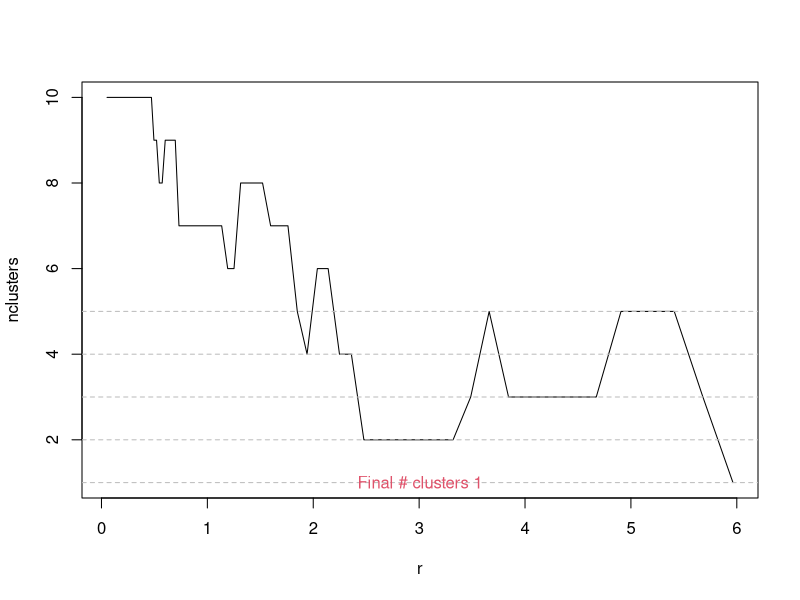

The R source for this figure:
# one more

rm(list = ls())
cat('\014')
# functions ---------------------------------------------------------------

mydist = function(x,y){
  return(sqrt(sum((x-y)^2)))
}

myprint = function(x,y){
  print(paste0(x,  paste0(y, collapse = " ")))
}

overlap = function(x, r, df){
  tmp = apply(df, 1, mydist, y = x)
  # tmp = tmp < r & tmp != 0
  tmp = tmp < r
  return(tmp)
}

multiplyrows = function(x){
  
}

# data --------------------------------------------------------------------

df = iris[, 1:4]
df = as.matrix(df)
resp = iris$Species

# df = OrchardSprays[,1:3]
# resp = OrchardSprays$treatment



# parameters --------------------------------------------------------------

N = .3 * nrow(df) # number of spheres
r = .05 # initial radius
dr = 1.05 # delta radius
nclusters = NULL
maxrun = 200



# count chain -------------------------------------------------------------

x = sample(1:nrow(df), 10, replace = F) # spheres



run = 0
cond = T
while(cond){
  run = run + 1
  cat('--------------------\n')
  cat(paste0('Run: ', run, '\n'))
  
  # tmp = apply(df, 1, mydist, y = x)
  sets = apply(df[x,], 1, overlap, r = r[length(r)], df = df[x,])
  if(is.list(sets)){
    names(sets) = paste0('pt', x)
  }
  if(is.matrix(sets)){
    colnames(sets) = paste0('pt', x)
    rownames(sets) = paste0('pt', x)
  }

  # resulsts
  r = c(r, r[length(r)] * dr)
  nclusters = c(nclusters, qr(sets)$rank) # old
  
  # rm(sets)
  print(nclusters[length(nclusters)])
  
  # condition
  if(run > maxrun){
    cat(paste0('Maximum iteration ', maxrun, ' reached.\n'))
    cond = F
  }
  if(nclusters[length(nclusters)] == 1){
    cat('Entire data set wrapped. One cluster.\n')
    cond = F
  }
  
  readline('next:')
}

r = r[-1]

# explore -----------------------------------------------------------------

plot(r, nclusters, type = 'l')
abline(h = 1:5, col = 'grey', lty = 2)
text(x = mean(par('usr')[1:2]), y = nclusters[length(nclusters)],
     labels = paste0('Final # clusters ', nclusters[length(nclusters)]), col = 2)
nclusters[length(nclusters)]

